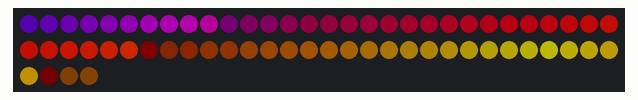
This sketch was run on a simulated Arduino Uno, built with avr-gcc and run on an emulated ATmega328P. On the bench: 64 RGB LEDs in strip order, left to right, continuing on the next row. Dim RGB values are drawn brighter than linear.

Above: at 0.15 s.
At 5.0 s:
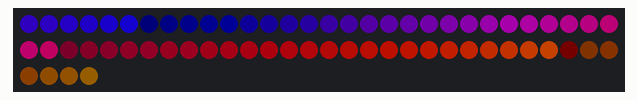
At 10.14 s:
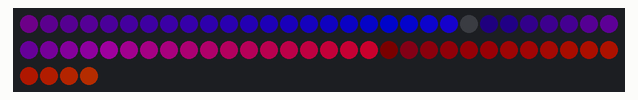
At 19.84 s:
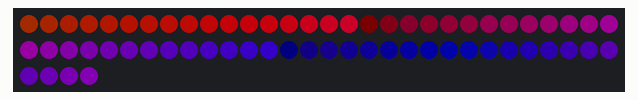
At 29.83 s:
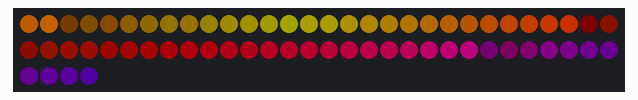
At 39.82 s:
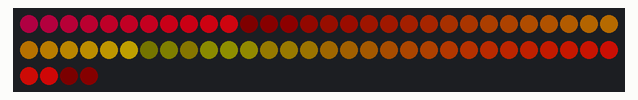

The sketch:

Heart_Beat.ino
```cpp
#include "FastLED.h"
#define DATA_PIN   8
#define NUM_LEDS   64

#define ARRAY_SIZE(A) (sizeof(A) / sizeof((A)[0]))  // Definition for the array of routines to display.

CRGB leds[NUM_LEDS];

uint8_t gHueDots = 0;     // rotating "base color" used by many of the patterns

void setup() {
 Serial.begin(115200);
 FastLED.addLeds<WS2812B, DATA_PIN, GRB>(leds, NUM_LEDS).setCorrection(TypicalLEDStrip);
 FastLED.setBrightness(128);
 FastLED.setMaxPowerInVoltsAndMilliamps(5,500);               // FastLED Power management set at 5V, 500mA.
}

void loop(){

  Heart_Beat();

}

void Heart_Beat(){  // Colored stripes pulsing at a defined Beats-Per-Minute.
  uint8_t BeatsPerMinute = 62;
  CRGBPalette16 palette = PartyColors_p;
  uint8_t beat = beatsin8(BeatsPerMinute, 64, 255);

  for(int i = 0; i < NUM_LEDS; i++) { //9948
    leds[i] = ColorFromPalette(palette, gHueDots+(i*2), beat-gHueDots+(i*10));
  }
  EVERY_N_MILLISECONDS(20) { gHueDots++; }
  FastLED.show();
}
```
